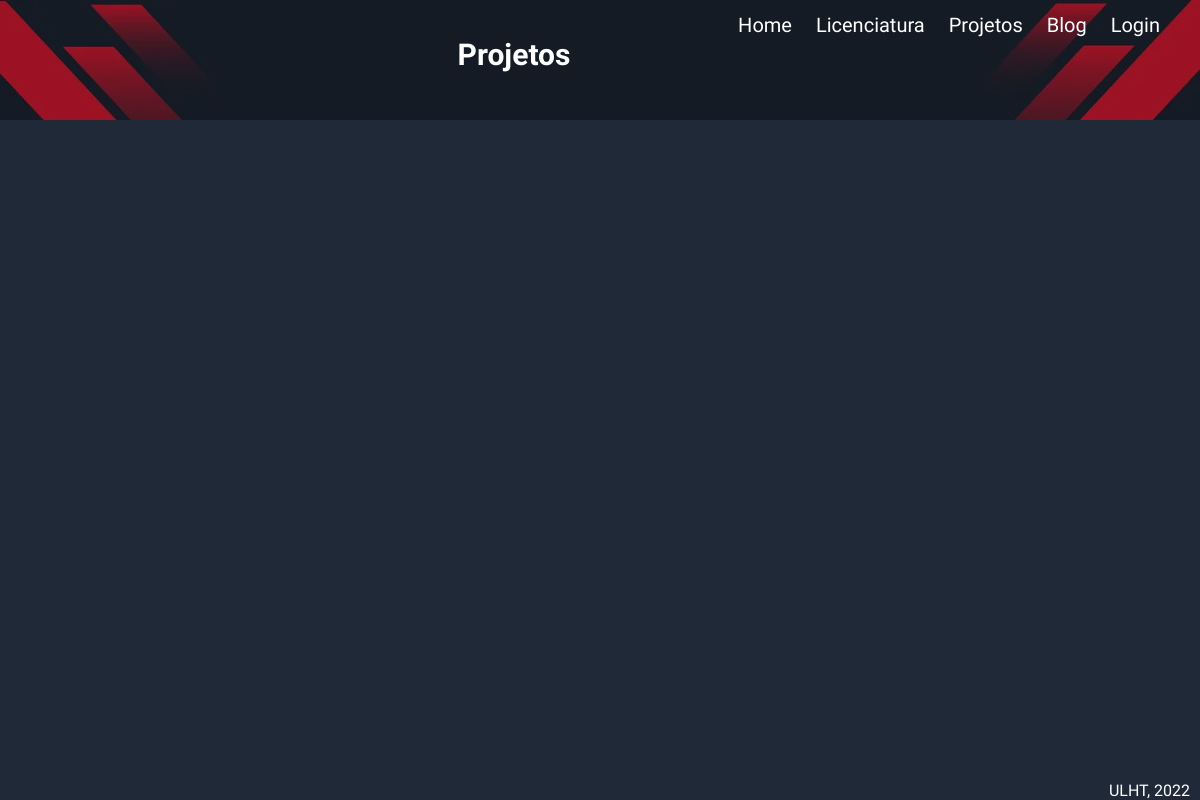
/projetos, run on an earlier commit of the app's database.
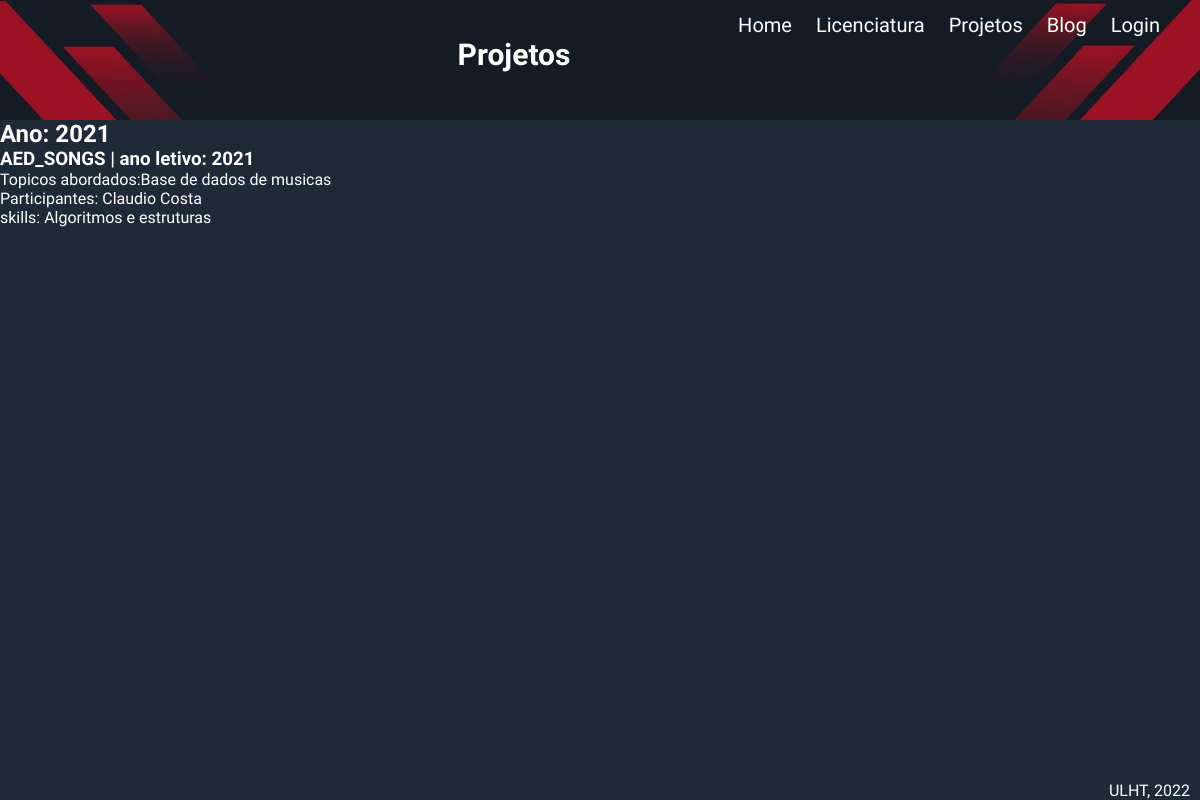
And on a later commit of the database.
### portfolio/models.py (models this page shows, shortened)
class Project(models.Model):
    title = models.CharField(max_length=50,default='')
    description = models.CharField(max_length=500)
    year = models.IntegerField(default=0)
    github = models.URLField()
    video_url = models.URLField()
    tech = models.CharField(max_length=200)
    skills = models.CharField(max_length=500)
    participants = models.ForeignKey(Student, on_delete=models.CASCADE)

class Person(models.Model):
    name = models.CharField(max_length=50)
    linkdin = models.URLField()
    class Meta:
        abstract = True
    def __str__(self):
        return self.name

class Student(Person,models.Model):
    portfolio = models.URLField()
    github = models.URLField()

### portfolio/views.py (the view)
# urls.py: path('projetos', views.projects_page_view, name='projetos'),
def projects_page_view(request):
    agora = datetime.datetime.now()
    local = 'Lisboa'
    context = {
        'projects':Project.objects.all(),
    }
    return render(request, 'portfolio/projects.html',context)

### portfolio/templates/portfolio/projects.html (shortened to what this page needs)
{% extends 'portfolio/layout.html' %}
{% block header %}
<div class="welcome-text">Projetos</div>
{% endblock %}
{% block main %}
{% for project in projects %}
<h2>Ano: {{project.year}} </h2>
<div class="subjects-box">
    <div class="subjects-text">
        <h3>{{project.title}} | ano letivo: {{project.year}}</h3>
        <p>Topicos abordados:{{project.description}}</p>
        <p>Participantes: {{project.participants}}</p>
        <p>skills: {{project.skills}}</p>
    </div>
</div>
{% endfor %}
{% endblock %}

What changed in the data, as far as the page shows it:
added Project: year "2021", title "AED_SONGS", description "Base de dados de musicas", participants "Claudio Costa", skills "Algoritmos e estruturas"
